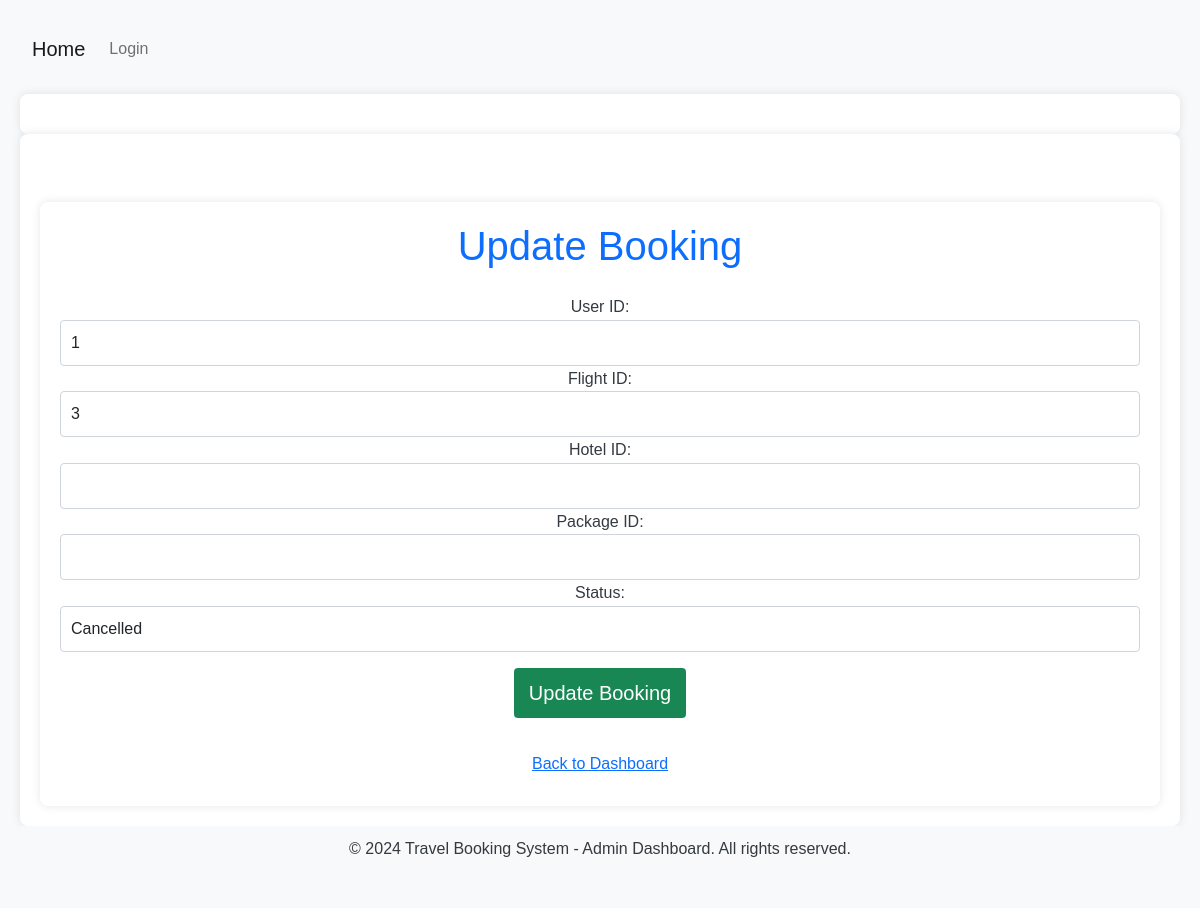
Page /edit_user_reservation/1 on the committed database.
### Travel/models.py (models this page shows, shortened)
class Booking(db.Model):
    __tablename__ = 'bookings'
    id = db.Column(db.Integer, primary_key=True)
    user_id = db.Column(db.Integer, db.ForeignKey('users.id'), nullable=False)
    flight_id = db.Column(db.Integer, db.ForeignKey('flights.id'), nullable=True)
    hotel_id = db.Column(db.Integer, db.ForeignKey('hotels.id'), nullable=True)
    package_id = db.Column(db.Integer, db.ForeignKey('package_deals.package_id'), nullable=True)
    booking_date = db.Column(db.DateTime, default=lambda: datetime.now(timezone.utc))
    status = db.Column(db.String(20), default='Pending')
    user = db.relationship('UserRegister', backref='bookings', lazy=True)
    flight = db.relationship('Flight', backref='flight_bookings', lazy=True)
    hotel = db.relationship('Hotel', backref='hotel_bookings', lazy=True)
    package = db.relationship('PackageDeal', backref='package_bookings', lazy=True)

### Travel/views.py (the view, shortened to what this page needs)
@bp.route('/edit_user_reservation/<int:reservation_id>', methods=['GET', 'POST'])
def edit_user_reservations(reservation_id):
    form = PackageDealForm()
    booking = Booking.query.get_or_404(reservation_id)
    return render_template('edit_reservation.html', booking=booking, form=form)

### Travel/forms.py
class PackageDealForm(FlaskForm):
    flight_id = SelectField('Select Flight', coerce=int, validators=[DataRequired()])
    hotel_id = SelectField('Select Hotel', coerce=int, validators=[DataRequired()])
    submit = SubmitField('Book Package')

### Travel/templates/edit_reservation.html (shortened to what this page needs)
{% extends 'base1.html' %}
{% block abc %}
<div class="container mt-5">
    <h1 class="mb-4 text-center text-primary">Update Booking</h1>
    <form method="POST" class="needs-validation" novalidate>
        <div class="form-group">
            <label for="user_id">User ID:</label>
            <input type="number" name="user_id" class="form-control" value="{{ booking.user_id }}" required>
        </div>
        <div class="form-group">
            <label for="flight_id">Flight ID:</label>
            <input type="number" name="flight_id" class="form-control" value="{{ booking.flight_id }}">
        </div>
        <div class="form-group">
            <label for="hotel_id">Hotel ID:</label>
            <input type="number" name="hotel_id" class="form-control" value="{{ booking.hotel_id }}">
        </div>
        <div class="form-group">
            <label for="package_id">Package ID:</label>
            <input type="number" name="package_id" class="form-control" value="{{ booking.package_id }}">
        </div>
        <div class="form-group">
            <label for="status">Status:</label>
            <select name="status" class="form-control" required>
                <option value="Cancelled" {% if booking.status == 'Cancelled' %}selected{% endif %}>Cancelled</option>
            </select>
        </div>
        <button type="submit" class="btn btn-success btn-lg btn-block mt-3">Update Booking</button>
    </form>
    <div class="footer mt-4 text-center">
        <a href="{{ url_for('travel.admin_dashboard') }}" class="btn btn-link">Back to Dashboard</a>
    </div>
</div>
{% endblock %}

### Travel/static/admin_css.css (style rules this page uses)
body { font-family: 'Arial', sans-serif; line-height: 1.6; background-color: #f8f9fa; color: #343a40; margin: 0; padding: 20px; }
h1, h2, h3, h4, h5, h6 { color: #343a40; }
a { color: #007bff; text-decoration: none; }
.container { max-width: 1200px; margin: 0 auto; padding: 20px; background: #ffffff; border-radius: 8px; box-shadow: 0 0 10px rgba(0, 0, 0, 0.1); }
form { margin-bottom: 20px; }
.form-control { width: 100%; padding: 10px; border: 1px solid #ced4da; border-radius: 4px; transition: border-color 0.2s; }
.btn { padding: 10px 15px; border: none; border-radius: 4px; cursor: pointer; transition: background-color 0.2s; }
.footer { text-align: center; margin-top: 20px; font-size: 0.9em; color: #6c757d; }

### Travel/templates/base1.html (style rules this page uses)
body { display: flex; flex-direction: column; min-height: 100vh; }

### rows in the picture
Booking: user_id "1", flight_id "3", status "Cancelled"
